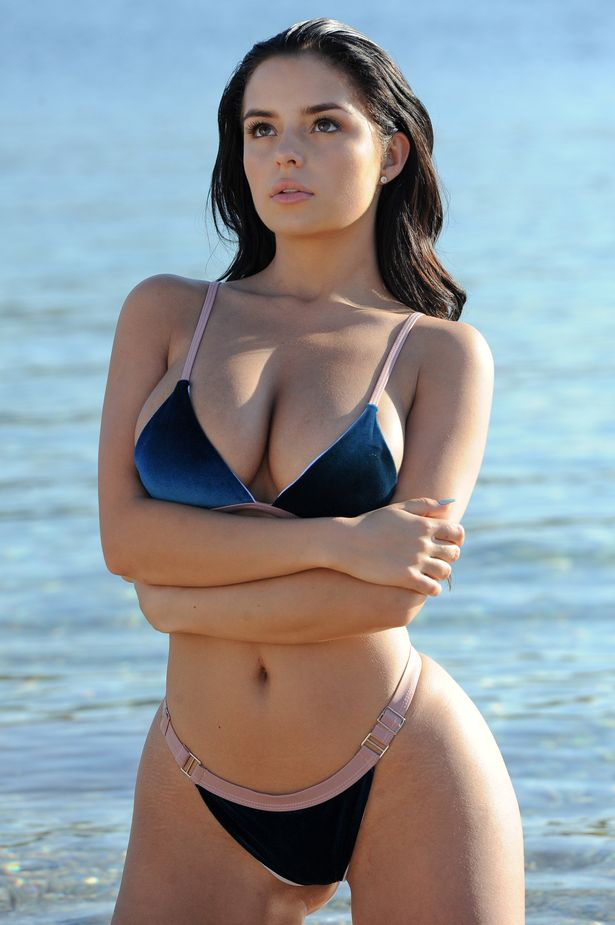
#> input picture Computer Vision with Python 3/7Introduction to Computer Vision using OpenCV/images/image.jpg, 615 x 925 px
$ python i13sobel_edge_detection.py
#> lines starting #> are read from the running program, lines starting #| are printed output that depends on the picture
import cv2
img = cv2.imread("images/image.jpg")
#> img is the input picture: shape (925, 615, 3); mean B, G, R 156.1, 151.1, 144.3
gray = cv2.cvtColor(img, cv2.COLOR_BGR2GRAY)
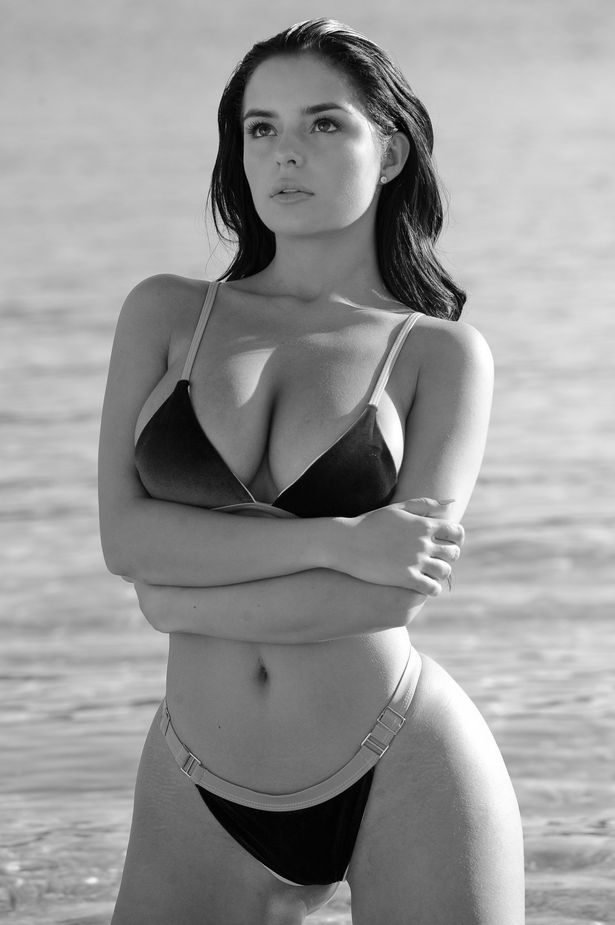
#> gray: shape (925, 615); min 0, max 255, mean 149.6
x_edges = cv2.Sobel(gray,-1,1,0,ksize=5)
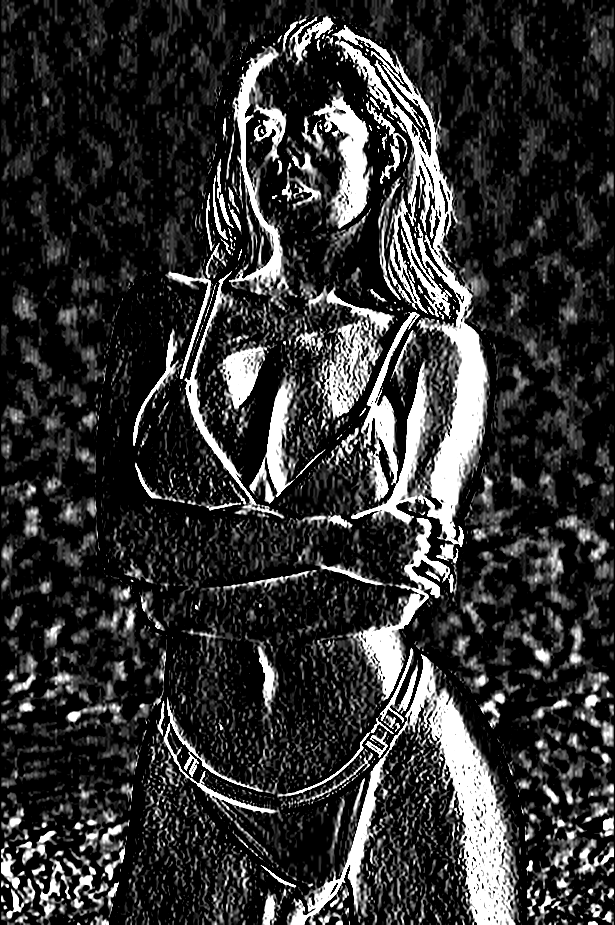
#> x_edges: shape (925, 615); min 0, max 255, mean 50.3
# cv2.imwrite("sobel_edges_x.jpg", x_edges)
y_edges = cv2.Sobel(gray,-1,0,1,ksize=5)
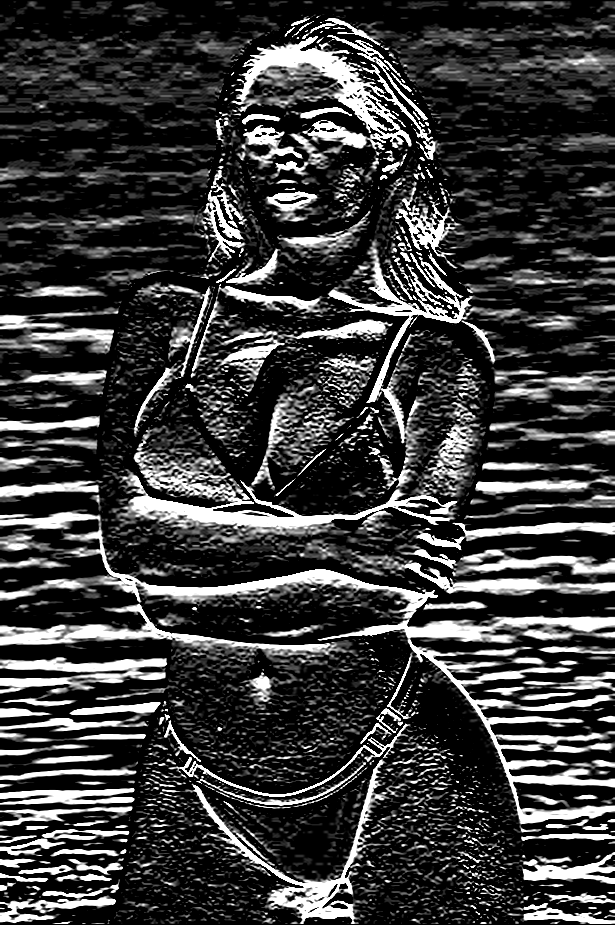
#> y_edges: shape (925, 615); min 0, max 255, mean 58.9
# cv2.imwrite("sobel_edges_y.jpg", y_edges)
cv2.imshow("xedges", x_edges)
cv2.imshow("yedges", y_edges)

cv2.waitKey(0)
cv2.destroyAllWindows()

$ run again, with Computer Vision with Python 3/7Introduction to Computer Vision using OpenCV/images/template.jpg copied over Computer Vision with Python 3/7Introduction to Computer Vision using OpenCV/images/image.jpg
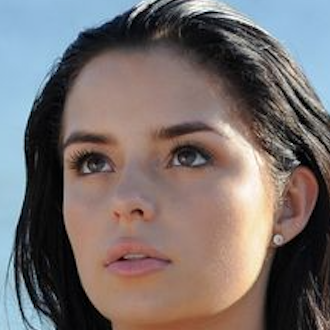
#> input picture Computer Vision with Python 3/7Introduction to Computer Vision using OpenCV/images/template.jpg, 330 x 330 px
#> img is the input picture: shape (330, 330, 3); mean B, G, R 108.3, 110, 119.1
#> `x_edges = cv2.Sobel(gray,-1,1,0,ksize=5)`:
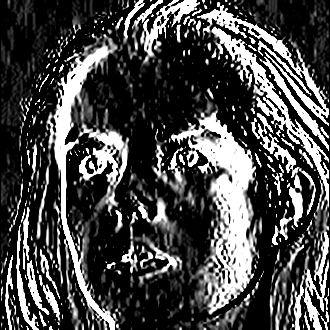
#> x_edges: shape (330, 330); min 0, max 255, mean 72.7
#> `y_edges = cv2.Sobel(gray,-1,0,1,ksize=5)`:
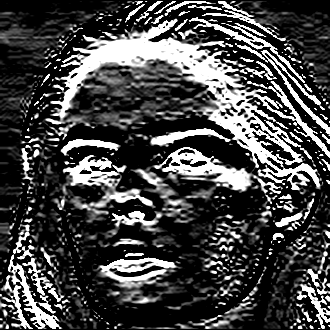
#> y_edges: shape (330, 330); min 0, max 255, mean 70.6
